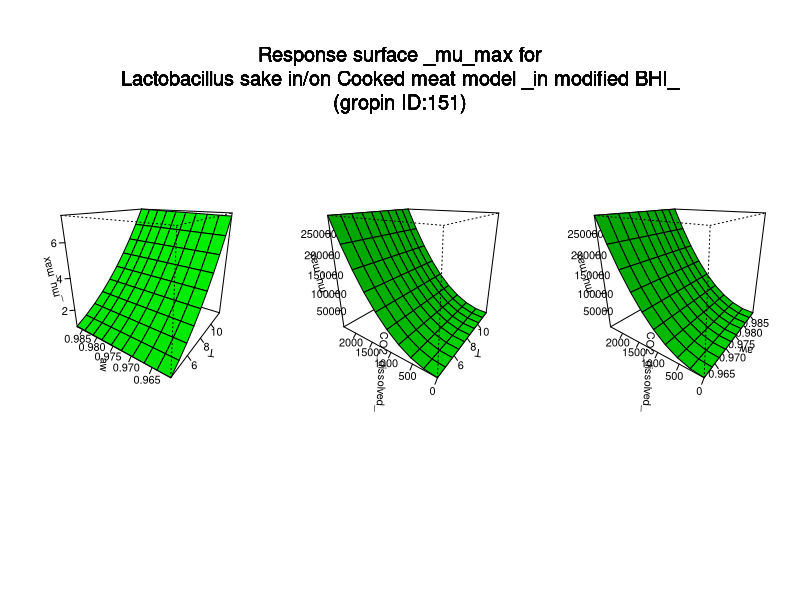

Write the R code that produced this figure.
#############################
# start of Parameter script
#############################
T <- seq(4.004,11.988011988012,length.out=10)
aw <- seq(0.961038961038961,0.986986,length.out=10)
CO2_dissolved_ <- seq(0,2408.59140859141,length.out=10)
#############################
# end of Parameter script
#############################
############################# 
# start of Model script Gropin ID 151 
#############################
 
# constant coefficients for this model
Im <- 0.9
m1 <- -0.61
m2 <- 4.8999999999999998E-4
m3 <- -0.91
m4 <- 0.05
m5 <- 0.05
m6 <- 0.05
m7 <- -2.3e-06
m8 <- 0.63
m9 <- -5e-04
 
variables <- data.frame(T,aw,CO2_dissolved_)
argumentsPar <- unique.data.frame(expand.grid(variables))
 
# heart of the model
response_surface <- function(T,aw,CO2_dissolved_) {
   mumax <-(Im+(m1*T)+(m2*CO2_dissolved_)+(m3*aw)+(m4*(T^2))+(m5*(CO2_dissolved_^2))+(m6*(aw^2))+(m7*T*CO2_dissolved_)+(m8*T*aw)+(m9*CO2_dissolved_*aw))

	return(mumax=mumax)
} 

# output parameters
responseSurface <- cbind(argumentsPar,response_surface(argumentsPar['T'],argumentsPar['aw'],argumentsPar['CO2_dissolved_']))
colnames(responseSurface) <- c(colnames(argumentsPar),'mumax')
#############################
# End of Model script
#############################
############################# 
# start of Visualisation script Gropin ID 151 
#############################
titleText <-'Response surface _mu_max for
Lactobacillus sake in/on Cooked meat model _in modified BHI_
(gropin ID:151)'
argPar1 <- unique.data.frame(expand.grid(T,aw))
argPar2 <- unique.data.frame(expand.grid(T,CO2_dissolved_))
argPar3 <- unique.data.frame(expand.grid(aw,CO2_dissolved_))
z1 <- matrix(unlist(response_surface(T = argPar1[1],aw = argPar1[2],CO2_dissolved_ = CO2_dissolved_[1])),nrow=10)
z2 <- matrix(unlist(response_surface(T = argPar2[1],CO2_dissolved_ = argPar2[2],aw = aw[1])),nrow=10)
z3 <- matrix(unlist(response_surface(aw = argPar3[1],CO2_dissolved_ = argPar3[2],T = T[1])),nrow=10)
# adding precaution if response surface is zero
myZLim1 <- range(z1)
if(myZLim1[1] == myZLim1[2]) myZLim1[2] <- myZLim1[2]+1
myZLim2 <- range(z2)
if(myZLim2[1] == myZLim2[2]) myZLim2[2] <- myZLim2[2]+1
myZLim3 <- range(z3)
if(myZLim3[1] == myZLim3[2]) myZLim3[2] <- myZLim3[2]+1
if(length(T)>1 & length(aw)>1 & length(CO2_dissolved_)>1) {
	par(mfrow = c(1,3))
	persp(T,aw,z1,col = 'green',xlab='T',ylab='aw',zlab='_mu_max',zlim=myZLim1,theta=305,phi=20,shade=0.25,ticktype = 'detailed')
	persp(T,CO2_dissolved_,z2,col = 'green',xlab='T',ylab='CO2_dissolved_',zlab='_mu_max',zlim=myZLim2,theta=305,phi=20,shade=0.25,ticktype = 'detailed')
	persp(aw,CO2_dissolved_,z3,col = 'green',xlab='aw',ylab='CO2_dissolved_',zlab='_mu_max',zlim=myZLim3,theta=305,phi=20,shade=0.25,ticktype = 'detailed')
	mtext(titleText,outer=T,  cex=1.2, line=-8.5, side=3)
} else {
		myPars <- unique.data.frame(expand.grid(T,aw,CO2_dissolved_))
		myZ <-matrix(unlist(response_surface(myPars[,1],myPars[,2],myPars[,3])),nrow=10)
		myZLim <- range(myZ)
if(myZLim[1] == myZLim[2]) myZLim[2] <- myZLim[2]+1
	if(length(CO2_dissolved_)==1) {
		persp(T,aw,myZ,col = 'green',xlab='T',ylab='aw',zlab='_mu_max',main=titleText,sub=paste('other variable: CO2_dissolved_ =',round(CO2_dissolved_,digits = 2)),zlim=myZLim,theta=305,phi=20,shade=0.25,ticktype = 'detailed')
	}
	if(length(aw)==1) {
		persp(T,CO2_dissolved_,myZ,col = 'green',xlab='T',ylab='CO2_dissolved_',zlab='_mu_max',main=titleText,sub=paste('other variable: aw =',round(aw,digits = 2)),zlim=myZLim,theta=305,phi=20,shade=0.25,ticktype = 'detailed')
	}
	if(length(T)==1) {
		persp(aw,CO2_dissolved_,myZ,col = 'green',xlab='aw',ylab='CO2_dissolved_',zlab='_mu_max',main=titleText,sub=paste('other variable: T =',round(T,digits = 2)),zlim=myZLim,theta=305,phi=20,shade=0.25,ticktype = 'detailed')
	}
}
#############################
# End of Visualisation script
#############################
